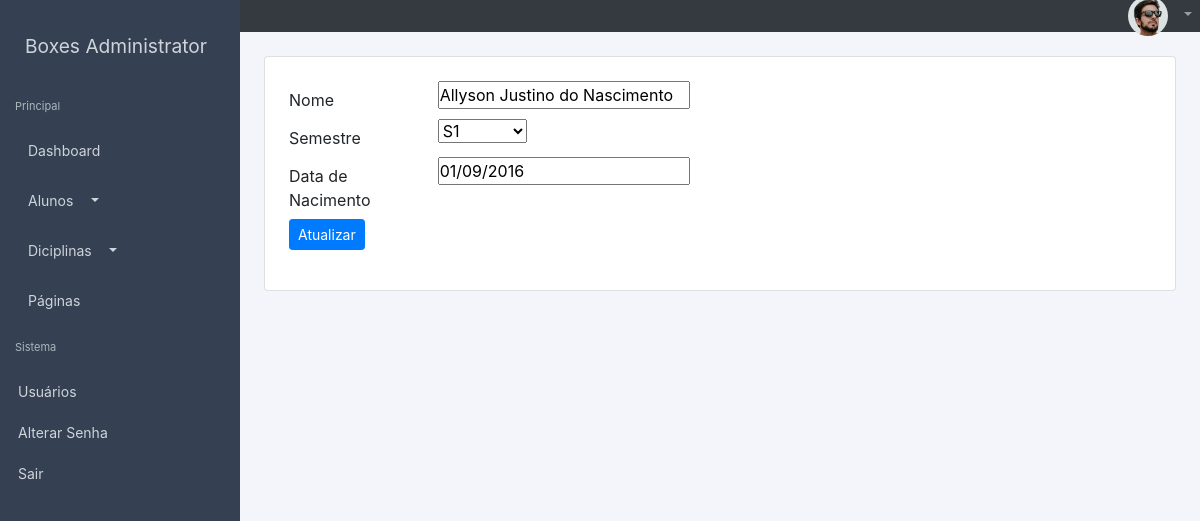
Screenshot of /alunos/editar/3 (signed in) with the database file from the repository.
### lanc_notas/models.py (models this page shows, shortened)
class Aluno(models.Model):
	matricula = models.AutoField(primary_key=True)
	semestre = models.ForeignKey(Turma, on_delete=models.CASCADE)
	nome = models.CharField(max_length=100)
	data_nac = models.CharField(max_length=12, null=True)

class Turma(models.Model):
	cod_turma = models.AutoField(primary_key=True)
	semestre = models.CharField(max_length=30)
	def __str__(self):
		return self.semestre

### lanc_notas/views.py (the view)
# urls.py: path('alunos/editar/<int:id>', views.editar),
@login_required(login_url='/login') #verifica o usuario
def editar(request, id):
	print(id)
	aluno = Aluno.objects.get(matricula=id)
	if request.POST:
		form = FormAluno(request.POST, instance=aluno) #instancia o com os dados existentes do aluno
		if form.is_valid():
			form.save()
			return redirect('/alunos/todos')
	else:
		form = FormAluno(instance=aluno)
		return render(request, 'editar.html', {'form':form})

### lanc_notas/forms.py
class FormAluno(ModelForm):
    class Meta:
    	model = Aluno
    	fields = '__all__'

### lanc_notas/templates/editar.html (shortened to what this page needs)
{% extends "layout/base.html" %}
{% block conteudo %}
{% load static %}
  <div class="wrapper">
    <div class="d-flex" id="wrapper">
     {% include "sidebar.html" %}
     <div class="container-fluid">
      {% include 'navbar.html' %}
      {% include 'conteudo/editar_aluno.html' %}
     </div>
  </div>
{% endblock %}

### lanc_notas/templates/conteudo/editar_aluno.html (shortened to what this page needs)
<div class="conteudo mt-4 ml-4 mr-4">
<form action="" method="POST">
  <div class="card p-4">
  <div class="form-group row">
    <label for="{{ form.nome.id_for_label }}" class="col-sm-2 col-form-label">Nome</label>
    <div class="col-sm-10">
      {{ form.nome }}
    </div>
    <label for="{{ form.semestre.id_for_label }}" class="col-sm-2 col-form-label">Semestre</label>
    <div class="col-sm-10">
      {{ form.semestre }}
    </div>
    <label for="{{ form.data_nac.id_for_label }}" class="col-sm-2 col-form-label">Data de Nacimento</label>
    <div class="col-sm-10">
      {{ form.data_nac }}
    </div>
    <div class="col-sm-10">
      <button type="submit" class="btn btn-primary btn-sm">Atualizar</button>
    </div>
  </div>
  </div>
</form>
</div>

### gerencia_notas/static/css/sidebar.css (style rules this page uses)
* { margin: 0; padding: 0; }
.wrapper { display: flex; width: 100%; }
body { overflow-x: visible; }

### gerencia_notas/static/css/estilo.css (style rules this page uses)
* { margin: 0; padding: 0; }
body { background-color: #f3f5fa; }
.container-fluid { margin: 0; padding: 0; }

### rows the page displays
Aluno: nome "Allyson Justino do Nascimento", data_nac "01/09/2016"
Turma: semestre "S1"
